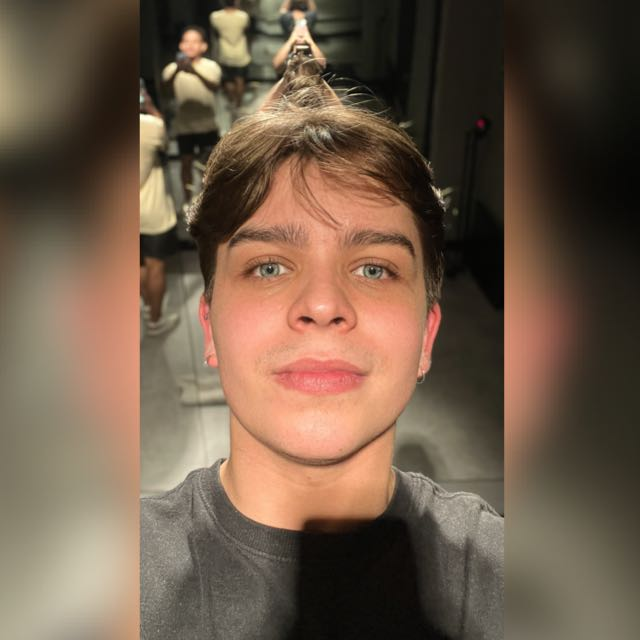
#> input picture images/foto.jpg, 640 x 640 px
$ python count.py ../images/foto.jpg
#> lines starting #> are read from the running program, lines starting #| are printed output that depends on the picture; after the words box and inside, x2 and y2 are one past the last pixel; in counts of white or black regions, pixels touching at a corner belong together
#!/usr/bin/env python3
import argparse
import numpy as np
from PIL import Image
import matplotlib.pyplot as plt

def load_image(image_path):
    """Carrega uma imagem em escala de cinza e retorna como array NumPy."""
    img = Image.open(image_path).convert("L")
    return np.array(img)

def otsu_threshold(image):
    """Calcula o limiar de Otsu usando NumPy."""
    histogram, _ = np.histogram(image, bins=256, range=(0, 256))
    total = histogram.sum()
    sum_total = np.sum(np.arange(256) * histogram)

    sum_b = 0
    weight_b = 0
    var_max = 0
    threshold = 0

    for t in range(256):
        weight_b += histogram[t]
        if weight_b == 0:
            continue
        weight_f = total - weight_b
        if weight_f == 0:
            break
        sum_b += t * histogram[t]
        mean_b = sum_b / weight_b
        mean_f = (sum_total - sum_b) / weight_f
        var_between = weight_b * weight_f * (mean_b - mean_f) ** 2
        if var_between > var_max:
            var_max = var_between
            threshold = t

    return threshold

def apply_threshold(image, threshold):
    """Aplica binarização usando NumPy."""
    return np.where(image > threshold, 255, 0).astype(np.uint8)

def erode_image(binary, iterations=1):
    """Erosão usando NumPy com vizinhança 3x3."""
    binary = binary.copy()
    for _ in range(iterations):
        temp = binary.copy()
        for i in range(1, binary.shape[0]-1):
            for j in range(1, binary.shape[1]-1):
                if np.all(temp[i-1:i+2, j-1:j+2] == 255):
                    binary[i, j] = 255
                else:
                    binary[i, j] = 0
    return binary

def dilate_image(binary, iterations=1):
    """Dilatação usando NumPy com vizinhança 3x3."""
    binary = binary.copy()
    for _ in range(iterations):
        temp = binary.copy()
        for i in range(1, binary.shape[0]-1):
            for j in range(1, binary.shape[1]-1):
                if np.any(temp[i-1:i+2, j-1:j+2] == 255):
                    binary[i, j] = 255
                else:
                    binary[i, j] = 0
    return binary

def morphological_opening(binary, erosion_iter=1, dilation_iter=1):
    """Abertura morfológica: erosão seguida de dilatação."""
    eroded = erode_image(binary, iterations=erosion_iter)
    opened = dilate_image(eroded, iterations=dilation_iter)
    return opened

def morphological_closing(binary, erosion_iter=1, dilation_iter=1):
    """Abertura morfológica: erosão seguida de dilatação."""
    opened = dilate_image(binary, iterations=dilation_iter)
    eroded = erode_image(opened, iterations=erosion_iter)
    return eroded

# Função para contar objetos usando flood fill, com tamanho mínimo
def count_objects(binary, min_size=50):
    height, width = binary.shape
    labels = np.zeros((height, width), dtype=int)
    current_label = 1
    parent = {}

    def find(x):
        while parent[x] != x:
            parent[x] = parent[parent[x]]
            x = parent[x]
        return x

    def union(x, y):
        root_x = find(x)
        root_y = find(y)
        if root_x != root_y:
            parent[root_y] = root_x

    # Primeira passagem: atribuição de rótulos
    for i in range(height):
        for j in range(width):
            if binary[i, j] == 255:
                neighbors = []
                if j > 0 and binary[i, j-1] == 255:
                    neighbors.append(labels[i, j-1])
                if i > 0 and binary[i-1, j] == 255:
                    neighbors.append(labels[i-1, j])
                if i > 0 and j > 0 and binary[i-1, j-1] == 255:
                    neighbors.append(labels[i-1, j-1])
                if i > 0 and j < width - 1 and binary[i-1, j+1] == 255:
                    neighbors.append(labels[i-1, j+1])

                if not neighbors:
                    labels[i, j] = current_label
                    parent[current_label] = current_label
                    current_label += 1
                else:
                    min_label = min(neighbors)
                    labels[i, j] = min_label
                    for lab in neighbors:
                        if lab != min_label:
                            union(min_label, lab)

    label_map = {}
    new_label = 1
    for i in range(height):
        for j in range(width):
            if labels[i, j] > 0:
                root = find(labels[i, j])
                if root not in label_map:
                    label_map[root] = new_label
                    new_label += 1
                labels[i, j] = label_map[root]

    counts = {}
    for label_val in np.unique(labels):
        if label_val == 0:
            continue  # ignora o fundo
        count_pixels = (labels == label_val).sum()
        counts[label_val] = count_pixels

    valid_count = sum(1 for cnt in counts.values() if cnt >= min_size)
    return valid_count

# Função para exibir as imagens em uma grade 2x5
def show_images(original, otsu_binarized, otsu_abertura1, otsu_abertura2, otsu_final, otsu_count,
                manual_binarized, manual_abertura1, manual_abertura2, manual_final, manual_count):
    """Exibe todas as etapas em uma grade de 2 linhas e 5 colunas."""
    fig, axs = plt.subplots(2, 5, figsize=(20, 8))

    # Primeira linha: Otsu
    axs[0, 0].imshow(original, cmap='gray')
    axs[0, 0].set_title("Imagem Original")
    axs[0, 0].axis('off')

    axs[0, 1].imshow(otsu_binarized, cmap='gray')
    axs[0, 1].set_title("Binarizada Otsu")
    axs[0, 1].axis('off')

    axs[0, 2].imshow(otsu_abertura1, cmap='gray')
    axs[0, 2].set_title("Abertura")
    axs[0, 2].axis('off')

    axs[0, 3].imshow(otsu_abertura2, cmap='gray')
    axs[0, 3].set_title("Erosão")
    axs[0, 3].axis('off')

    axs[0, 4].imshow(otsu_final, cmap='gray')
    axs[0, 4].set_title(f"Imagem Final (Objetos: {otsu_count})")
    axs[0, 4].axis('off')

    # Segunda linha: Manual
    axs[1, 0].imshow(original, cmap='gray')
    axs[1, 0].set_title("Imagem Original")
    axs[1, 0].axis('off')

    axs[1, 1].imshow(manual_binarized, cmap='gray')
    axs[1, 1].set_title("Binarizada Manual (T=128)")
    axs[1, 1].axis('off')

    axs[1, 2].imshow(manual_abertura1, cmap='gray')
    axs[1, 2].set_title("Abertura")
    axs[1, 2].axis('off')

    axs[1, 3].imshow(manual_abertura2, cmap='gray')
    axs[1, 3].set_title("Erosão")
    axs[1, 3].axis('off')

    axs[1, 4].imshow(manual_final, cmap='gray')
    axs[1, 4].set_title(f"Imagem Final (Objetos: {manual_count})")
    axs[1, 4].axis('off')

    plt.tight_layout()
    plt.show()

# Função principal
def main():
    parser = argparse.ArgumentParser(description="Processamento de imagem passo a passo.")
    parser.add_argument("imagem", help="Caminho para a imagem em escala de cinza.")
    args = parser.parse_args()

    # Carrega a imagem original
    original = load_image(args.imagem)
#> in load_image, `img = Image.open(image_path).convert("L")`:
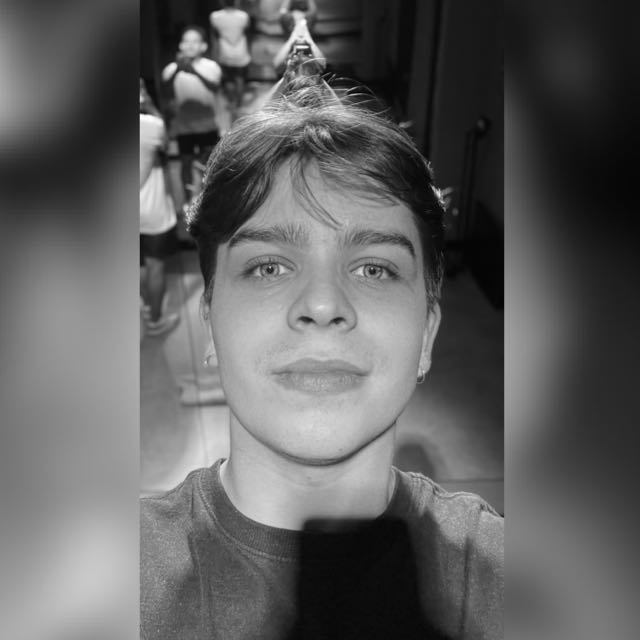
#> img: PIL image 640x640 L; min 0, max 253, mean 95.2

    # Binarização Otsu
    otsu_thresh = otsu_threshold(original)
#> in otsu_threshold, `histogram, _ = np.histogram(image, bins=256, range=(0, 256))`: histogram = 256 values, max 5462 at index 12, min 0 at index 254, mean 1600
#> in otsu_threshold, `total = histogram.sum()`: total = 409600
#> in otsu_threshold, `sum_total = np.sum(np.arange(256) * histogram)`: sum_total = 39008612
#> the loop in otsu_threshold, `for t in range(256):` made 254 passes
#> (weight_b, weight_f, sum_b, mean_b, mean_f, var_max) on passes 1 to 12: (1, 409599, 0, 0, 95.24, 3.72e+09), (3, 409597, 2, 0.667, 95.24, 1.1e+10), (6, 409594, 8, 1.33, 95.24, 2.17e+10), (8, 409592, 14, 1.75, 95.24, 2.86e+10), (57, 409543, 210, 3.68, 95.25, 1.96e+11), (882, 408718, 4335, 4.91, 95.43, 2.95e+12), (1891, 407709, 10389, 5.49, 95.65, 6.27e+12), (3371, 406229, 20749, 6.16, 95.98, 1.1e+13), (4510, 405090, 29861, 6.62, 96.22, 1.47e+13), (6053, 403547, 43748, 7.23, 96.56, 1.95e+13), (9460, 400140, 77818, 8.23, 97.29, 3e+13), (14300, 395300, 131058, 9.16, 98.35, 4.5e+13)
#> after the loop in otsu_threshold, `for t in range(256):`: sum_b = 39007600; threshold = 94; var_max = 4.28e+14; weight_b = 409600
#> otsu_thresh = 94
    otsu_binarized = apply_threshold(original, otsu_thresh)
#> in apply_threshold, `return np.where(image > threshold, 255, 0).astype(np.uint8)`:
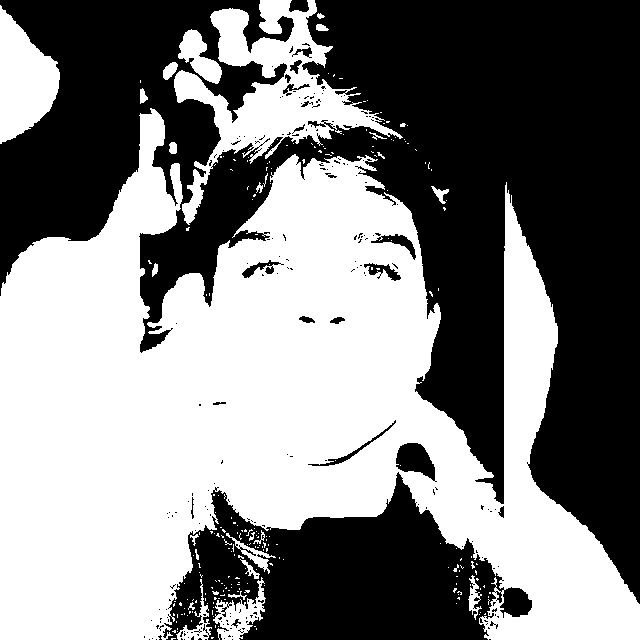
#> returned value: shape (640, 640); 50.6% white; 210 black regions (188 under 20 px), largest, box (x1, y1, x2, y2) and area: (0, 0, 640, 604) 164684, (163, 472, 532, 640) 34086, (396, 443, 437, 482) 951
    otsu_abertura1 = morphological_opening(otsu_binarized, erosion_iter=1, dilation_iter=1)
#> after the loop in erode_image, `for _ in range(iterations):`: binary: shape (640, 640); 47.1% white; 93 white regions (72 under 20 px), largest, box (x1, y1, x2, y2) and area: (0, 110, 640, 640) 174490, (175, 0, 396, 162) 10566, (0, 5, 59, 144) 4934
#> after the loop in dilate_image, `for _ in range(iterations):`: binary: shape (640, 640); 49.8% white; 44 white regions (23 under 20 px), largest, box (x1, y1, x2, y2) and area: (0, 109, 640, 640) 181023, (174, 0, 400, 163) 13096, (0, 4, 60, 145) 5193
    # otsu_abertura2 = morphological_opening(otsu_abertura1, erosion_iter=1, dilation_iter=1)
    otsu_abertura2 = erode_image(otsu_abertura1, 1)
#> after the loop in erode_image (call 2), `for _ in range(iterations):`: binary: shape (640, 640); 47.1% white; 93 white regions (72 under 20 px), largest, box (x1, y1, x2, y2) and area: (0, 110, 640, 640) 174496, (175, 0, 396, 162) 10566, (0, 5, 59, 144) 4934
    otsu_abertura3 = morphological_closing(otsu_abertura2, 1)

    otsu_final = otsu_abertura3
    otsu_count = count_objects(otsu_final, min_size=50)
#> after the loop in count_objects, `for i in range(height):`:
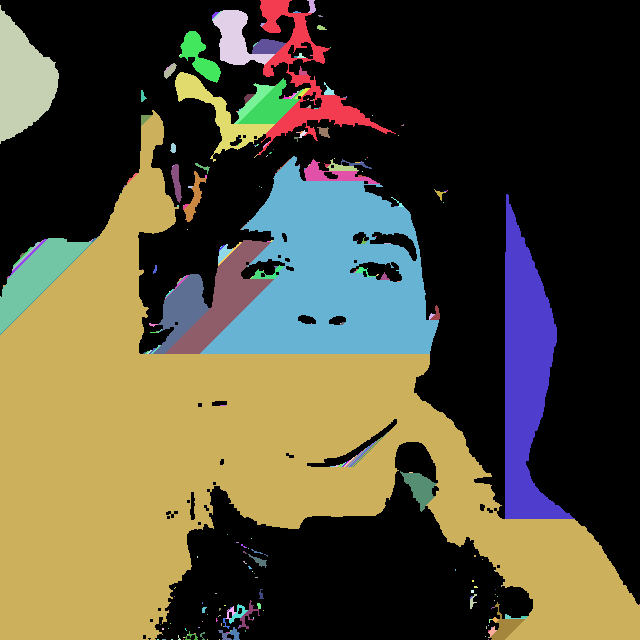
#> labels: shape (640, 640) int64; 316 distinct labels, from 0 to 315; one colour per label, 0 black
#> after the loop in count_objects, `for i in range(height):`:
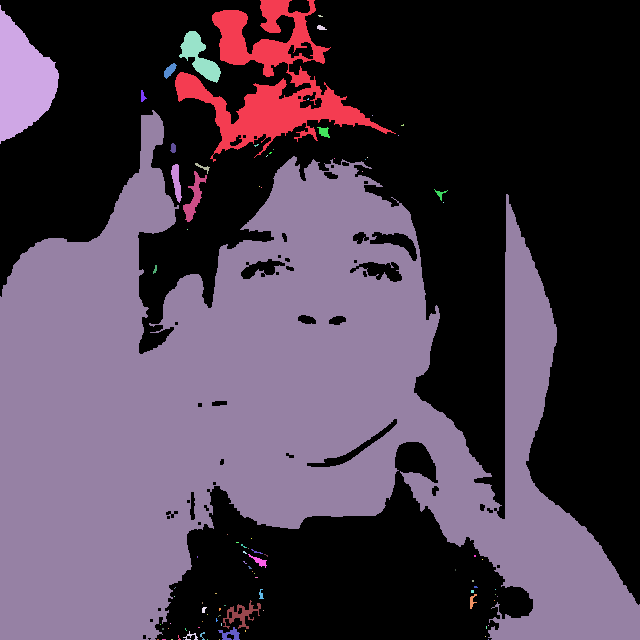
#> labels: shape (640, 640) int64; 94 distinct labels, from 0 to 93; one colour per label, 0 black

    # Binarização Manual (T=128)
    manual_thresh = 128
    manual_binarized = apply_threshold(original, manual_thresh)
#> in apply_threshold (call 2), `return np.where(image > threshold, 255, 0).astype(np.uint8)`: returned value: shape (640, 640); 33.6% white; 212 white regions (174 under 20 px), largest, box (x1, y1, x2, y2) and area: (0, 113, 520, 640) 120723, (216, 77, 373, 156) 4149, (504, 263, 537, 462) 3914
    manual_abertura1 = morphological_opening(manual_binarized, erosion_iter=1, dilation_iter=1)
#> after the loop in erode_image (call 4), `for _ in range(iterations):`: binary: shape (640, 640); 30.3% white; 99 white regions (70 under 20 px), largest, box (x1, y1, x2, y2) and area: (0, 235, 439, 640) 62533, (167, 166, 439, 458) 43623, (505, 268, 536, 445) 3441
#> after the loop in dilate_image (call 3), `for _ in range(iterations):`: binary: shape (640, 640); 32.9% white; 65 white regions (23 under 20 px), largest, box (x1, y1, x2, y2) and area: (0, 165, 440, 640) 112301, (504, 267, 537, 446) 3863, (216, 81, 361, 142) 3567
    # manual_abertura2 = erode_image(manual_abertura1, 1)
    manual_abertura2 = erode_image(manual_abertura1, 1)
#> after the loop in erode_image (call 5), `for _ in range(iterations):`:
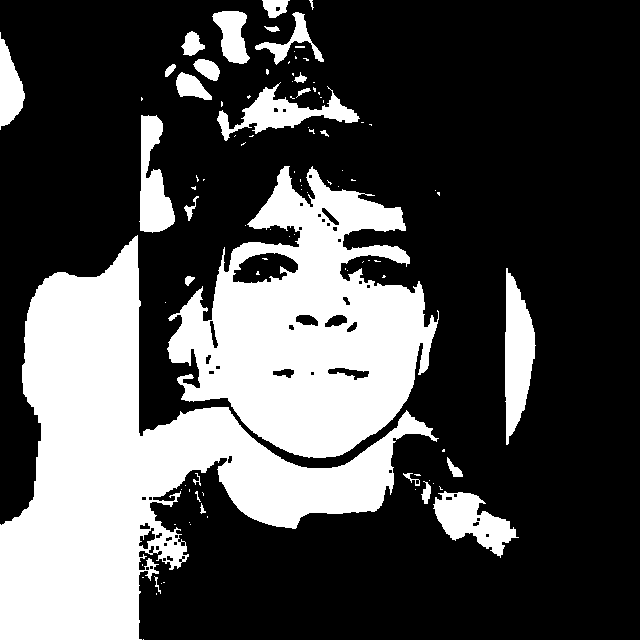
#> binary: shape (640, 640); 30.3% white; 99 white regions (70 under 20 px), largest, box (x1, y1, x2, y2) and area: (0, 235, 439, 640) 62534, (167, 166, 439, 458) 43623, (505, 268, 536, 445) 3441
    manual_abertura3 = morphological_closing(manual_abertura2, 1)


    manual_final = manual_abertura3
    manual_count = count_objects(manual_final, min_size=50)
#> call 2 of count_objects, with min_size = 50
#> after the loop in count_objects (call 2), `for i in range(height):`:
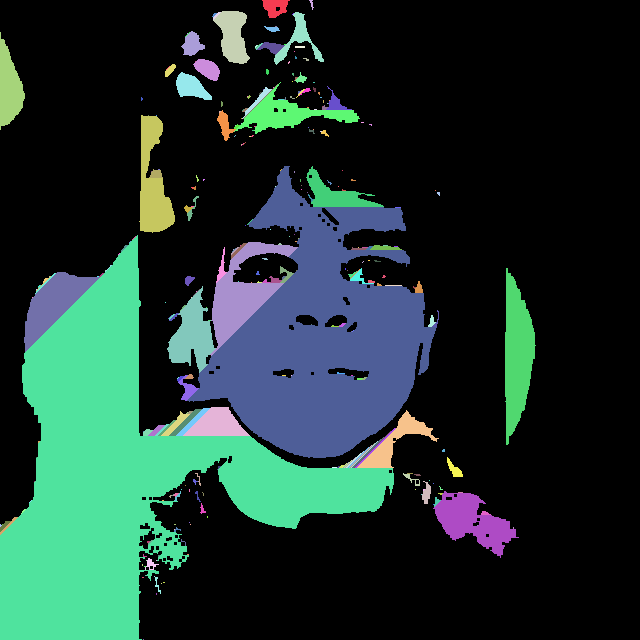
#> labels: shape (640, 640) int64; 317 distinct labels, from 0 to 316; one colour per label, 0 black
#> after the loop in count_objects (call 2), `for i in range(height):`:
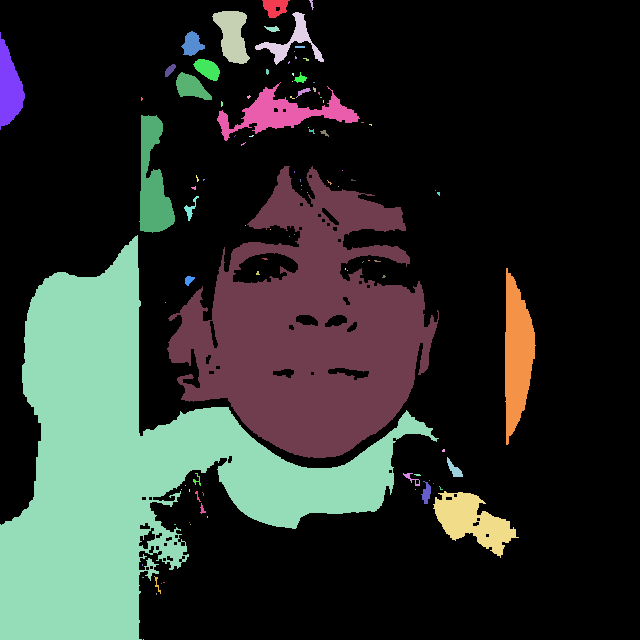
#> labels: shape (640, 640) int64; 100 distinct labels, from 0 to 99; one colour per label, 0 black

    # Exibe todas as etapas
    show_images(original, otsu_binarized, otsu_abertura1, otsu_abertura2, otsu_final, otsu_count,
                manual_binarized, manual_abertura1, manual_abertura2, manual_final, manual_count)

if __name__ == '__main__':
    main()
